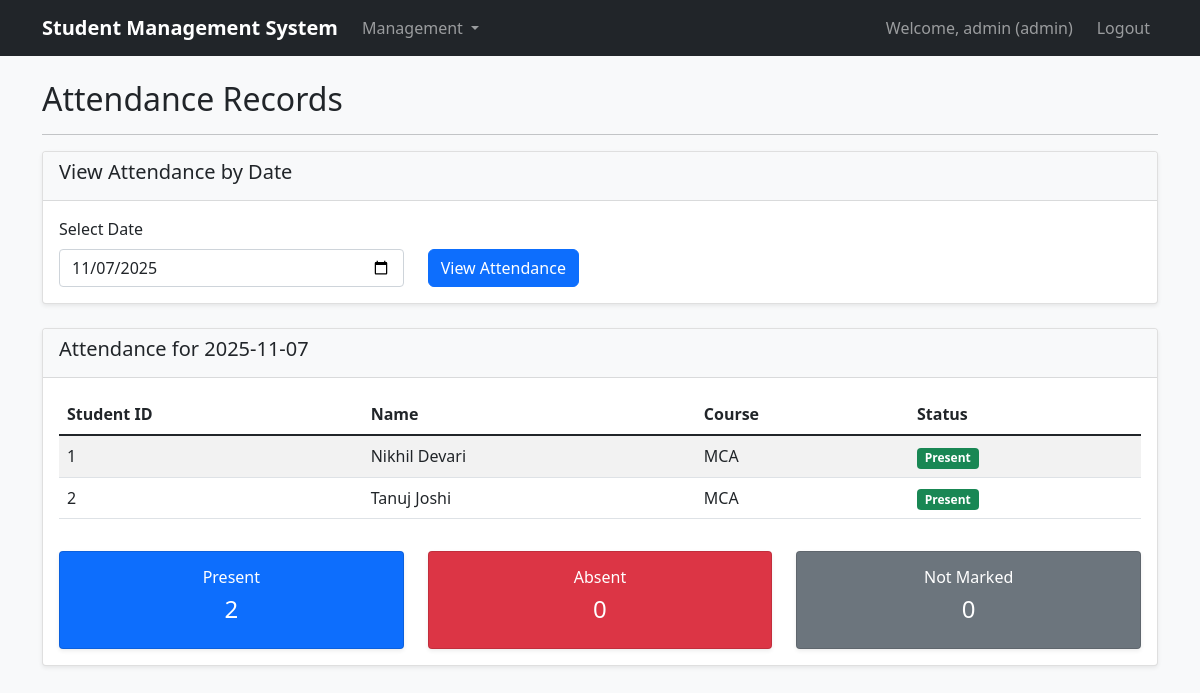
The app's page /admin/attendance (signed in) with its own data.
### tables this page shows
CREATE TABLE attendance (
            id INTEGER PRIMARY KEY AUTOINCREMENT,
            student_id INTEGER NOT NULL,
            attendance_date DATE NOT NULL,
            status TEXT NOT NULL CHECK(status IN ('present', 'absent')),
            marked_at TIMESTAMP DEFAULT CURRENT_TIMESTAMP,
            FOREIGN KEY (student_id) REFERENCES students (id),
            UNIQUE(student_id, attendance_date)
        );

CREATE TABLE students (
            id INTEGER PRIMARY KEY AUTOINCREMENT,
            student_id TEXT UNIQUE NOT NULL,
            name TEXT NOT NULL,
            email TEXT UNIQUE NOT NULL,
            phone TEXT,
            course_id INTEGER,
            semester INTEGER NOT NULL,
            password TEXT NOT NULL,
            created_at TIMESTAMP DEFAULT CURRENT_TIMESTAMP,
            FOREIGN KEY (course_id) REFERENCES courses (id)
        );

CREATE TABLE courses (
            id INTEGER PRIMARY KEY AUTOINCREMENT,
            course_code TEXT UNIQUE NOT NULL,
            course_name TEXT NOT NULL,
            fee_amount DECIMAL(10,2) NOT NULL,
            duration INTEGER,
            description TEXT,
            created_at TIMESTAMP DEFAULT CURRENT_TIMESTAMP
        );

### app.py (the view)
@app.route('/admin/attendance')
def admin_attendance():
    if 'user_type' not in session or session['user_type'] != 'admin':
        return redirect(url_for('login'))
    date_filter = request.args.get('date', date.today().isoformat())
    conn = get_db_connection()
    attendance_data = conn.execute('''
        SELECT s.student_id, s.name, c.course_name, a.status
        FROM students s
        LEFT JOIN courses c ON s.course_id = c.id
        LEFT JOIN attendance a ON s.id = a.student_id AND a.attendance_date = ?
        ORDER BY s.name
    ''', (date_filter,)).fetchall()
    conn.close()
    return render_template('admin_attendance.html',
                         attendance_data=attendance_data,
                         selected_date=date_filter)

### database.py (called while the page is built)
def get_db_connection():
    conn = sqlite3.connect('student_management.db')
    conn.row_factory = sqlite3.Row
    return conn

### templates/admin_attendance.html (shortened to what this page needs)
{% extends "base.html" %}
{% block content %}
<div class="row">
    <div class="col-12">
        <h2>Attendance Records</h2>
        <hr>
    </div>
</div>
<div class="row mb-4">
    <div class="col-12">
        <div class="card">
            <div class="card-header">
                <h5>View Attendance by Date</h5>
            </div>
            <div class="card-body">
                <form method="GET" class="row">
                    <div class="col-md-4">
                        <label for="date" class="form-label">Select Date</label>
                        <input type="date" class="form-control" id="date" name="date" value="{{ selected_date }}">
                    </div>
                    <div class="col-md-2">
                        <label class="form-label">&nbsp;</label>
                        <button type="submit" class="btn btn-primary d-block">View Attendance</button>
                    </div>
                </form>
            </div>
        </div>
    </div>
</div>
<div class="row">
    <div class="col-12">
        <div class="card">
            <div class="card-header">
                <h5>Attendance for {{ selected_date }}</h5>
            </div>
            <div class="card-body">
                {% if attendance_data %}
                    <div class="table-responsive">
                        <table class="table table-striped">
                            <thead>
                                <tr>
                                    <th>Student ID</th>
                                    <th>Name</th>
                                    <th>Course</th>
                                    <th>Status</th>
                                </tr>
                            </thead>
                            <tbody>
                                {% for student in attendance_data %}
                                <tr>
                                    <td>{{ student.student_id }}</td>
                                    <td>{{ student.name }}</td>
                                    <td>{{ student.course_name or 'N/A' }}</td>
                                    <td>
                                        {% if student.status %}
                                            <span class="badge bg-{{ 'success' if student.status == 'present' else 'danger' }}">
                                                {{ student.status|title }}
                                            </span>
                                        {% else %}
                                            <span class="badge bg-secondary">Not Marked</span>
                                        {% endif %}
                                    </td>
                                </tr>
                                {% endfor %}
                            </tbody>
                        </table>
                    </div>
                    <div class="mt-3">
                        <div class="row">
                            <div class="col-md-4">
                                <div class="card bg-primary text-white">
                                    <div class="card-body text-center">
                                        <h6>Present</h6>
                                        <h4>{{ attendance_data|selectattr('status', 'equalto', 'present')|list|length }}</h4>
                                    </div>
                                </div>
                            </div>
                            <div class="col-md-4">
                                <div class="card bg-danger text-white">
                                    <div class="card-body text-center">
                                        <h6>Absent</h6>
                                        <h4>{{ attendance_data|selectattr('status', 'equalto', 'absent')|list|length }}</h4>
                                    </div>
                                </div>
                            </div>
                            <div class="col-md-4">
                                <div class="card bg-secondary text-white">
                                    <div class="card-body text-center">
                                        <h6>Not Marked</h6>
                                        <h4>{{ attendance_data|selectattr('status', 'none')|list|length }}</h4>
                                    </div>
                                </div>
                            </div>
                        </div>
                    </div>
                {% else %}
                    <p class="text-muted">No students found or no attendance records for the selected date.</p>
                {% endif %}
            </div>
        </div>
    </div>
</div>
{% endblock %}

### static/css/style.css (style rules this page uses)
body { background-color: #f8f9fa; }
.card { box-shadow: 0 0.125rem 0.25rem rgba(0, 0, 0, 0.075); border: 1px solid rgba(0, 0, 0, 0.125); }
.card-header { background-color: #f8f9fa; border-bottom: 1px solid rgba(0, 0, 0, 0.125); }
.table th { border-top: none; }
.btn { border-radius: 0.375rem; }

### records on screen
attendance: student_id "1", name "Nikhil Devari", course_name "MCA", status "Present"
attendance: student_id "2", name "Tanuj Joshi", course_name "MCA", status "Present"

### other values on screen
{{ session.username }} "admin"
{{ session.user_type }} "admin"
{{ selected_date }} "2025-11-07"
{{ attendance_data|selectattr('status', 'equalto', 'present')|list|length }} "2"
{{ attendance_data|selectattr('status', 'equalto', 'absent')|list|length }} "0"
{{ attendance_data|selectattr('status', 'none')|list|length }} "0"
